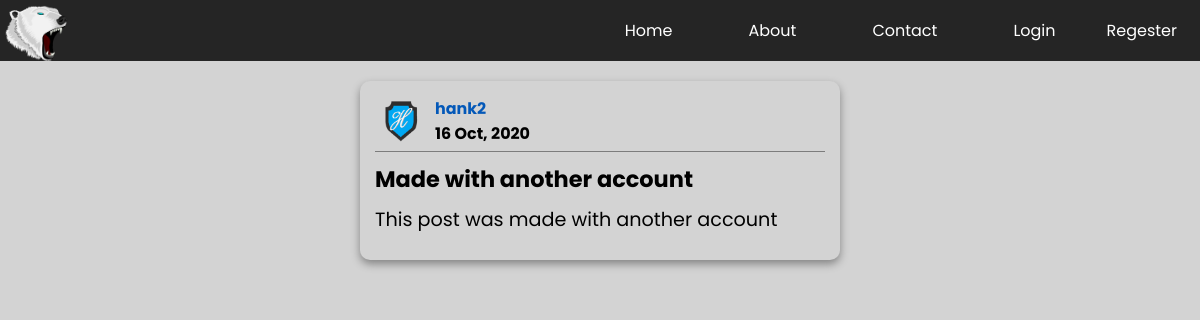
Screenshot of /post/3 with the database file from the repository.
### flaskblog/model.py (models this page shows, shortened)
class User(db.Model, UserMixin):
    id = db.Column(db.Integer, primary_key=True)
    username = db.Column(db.String(20), nullable=False, unique=True)
    email = db.Column(db.String(210), nullable=False, unique=True)
    password = db.Column(db.String(60), nullable=False)
    profile_img = db.Column(
        db.String(20), nullable=False, default='default.jpg')
    posts = db.relationship("Post", backref='author', lazy=True)

class Post(db.Model):
    id = db.Column(db.Integer, primary_key=True)
    title = db.Column(db.String(250), nullable=False)
    post_date = db.Column(db.DateTime, nullable=False,
                          default=datetime.utcnow)
    content = db.Column(db.Text, nullable=False)
    user_id = db.Column(db.Integer, db.ForeignKey('user.id'), nullable=False)

### flaskblog/posts/routes.py (the view)
@posts.route("/post/<int:post_id>")
def post(post_id):
    post = Post.query.get_or_404(post_id)
    return render_template('post.html', title=post.title, post=post)

### flaskblog/templates/post.html (shortened to what this page needs)
{%extends "layout.html"%} {% block style%}
<link
    rel="stylesheet"
    href="{{
url_for('static', filename='styles/post.css') }}"
/>
{%endblock style%} {%block title%} {{title}} {% endblock title%} {% block main %}
<div class="post" id="{{post.id}}">
    <div class="user-info">
        <div class="img-cont">
            <img
                class="circle"
                src="{{url_for('static', filename='images/profiles/' + post.author.profile_img)}}"
            />
        </div>
        <div class="text">
            <h5>
                {%if current_user == post.author%}
                <a href="{{url_for('users.account')}}">{{post.author.username}}</a>
                {%else%}
                <a href="{{url_for('users.user', username=post.author.username)}}"
                    >{{post.author.username}}</a
                >
                {%endif%}
            </h5>
            <h5>{{post.post_date.strftime("%d %b, %Y") }}</h5>
        </div>
    </div>
    <h3 class="post-title">{{post.title}}</h3>
    <p>{{post.content}}</p>
</div>
{%endblock main%}

### flaskblog/static/styles/main.css (style rules this page uses)
* { margin: 0; padding: 0; box-sizing: border-box; font-family: "Poppins", sans-serif; }
body { background-color: #d3d3d3; }

### flaskblog/static/styles/post.css (style rules this page uses)
.post { width: 40%; text-align: left; background-color: #d3d3d3; border-radius: 10px; margin: 20px auto; padding: 15px; font-size: 1.2rem; box-shadow: 0px 4px 9px 0px #848484; position: relative; }
.post > p { line-height: 1.5em; white-space: pre-wrap; }
.post > * { margin-top: 10px; margin-bottom: 10px; }
.post a { text-decoration: none; color: #0358b8; }
.user-info { display: flex; margin-bottom: 0; margin-top: 0; padding-bottom: 5px; border-bottom: 1px solid #7c7c7c; }
.img-cont { position: relative; width: 50px; height: 50px; overflow: hidden; display: flex; align-items: center; margin-right: 10px; }
.circle { max-width: 100%; max-height: 100%; }

### rows the page displays
User: profile_img (picture), author.username "hank2"
Post: post_date "16 Oct, 2020", title "Made with another account", content "This post was made with another account"
